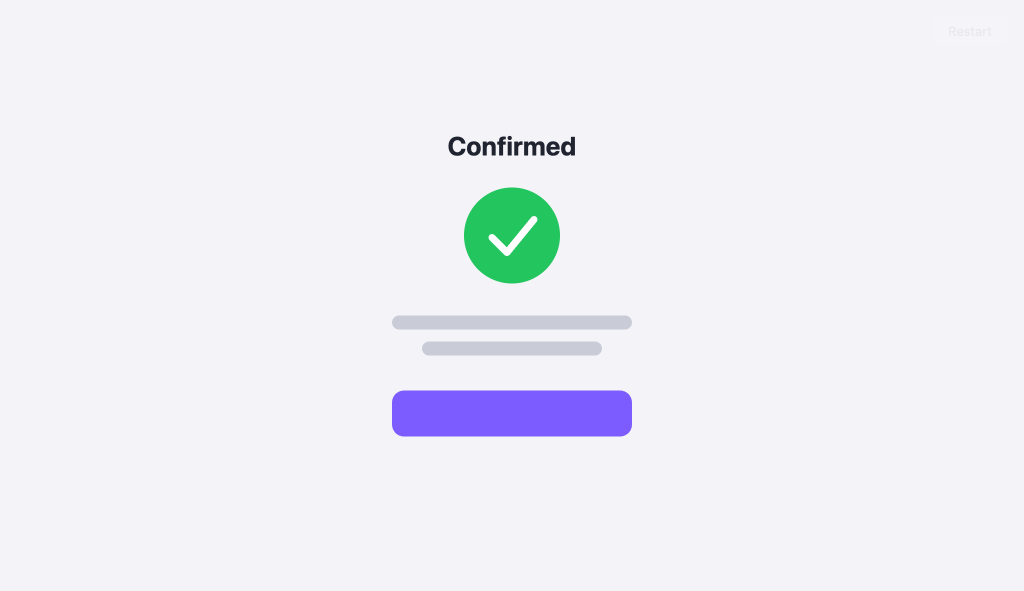
#> input picture watcher-model/data/realtrain/rt1_booking_loaded.png, 2048 x 1182 px (shown at 1/2 size); its folder holds only this picture in this run
$ python make_dataset.py
#> lines starting #> are read from the running program, lines starting #| are printed output that depends on the picture
### watcher-model/render.py
"""
render.py — synthetic renderer for 5 website types, each in a LOADING and a
LOADED (ready) state, drawn with PIL. This is the training-data source of truth
for the tiny watcher model.

Design note: real apps tend to show loading on a dark/desaturated screen and
content on a light one, but we DON'T want the model to become a mere brightness
detector. So background lightness is randomized INDEPENDENTLY of the phase
(50/50 light vs dark for both classes) and neutral colors adapt for contrast.
That forces the model to learn structure — spinner/skeleton/progress/dots vs
check/chart/play/product — which is the signal that actually generalizes to
real screenshots.

Each render is a square RGB image. Label convention: 0 = loading, 1 = ready.
"""

import math
import numpy as np
from PIL import Image, ImageDraw

SITES = ["booking", "feed", "dashboard", "video", "shop"]
S = 256  # render size (square); downscaled later for the model


def _rrect(d, box, r, fill):
    d.rounded_rectangle(box, radius=r, fill=fill)


def _jit(rng, v, amt):
    return v + rng.uniform(-amt, amt)


def _bg(d, rng, light):
    if light:
        base = rng.randint(232, 246)
        top = (base, base, min(255, base + rng.randint(2, 8)))
        bot = (base - rng.randint(2, 10), base - rng.randint(0, 6), base)
    else:
        base = rng.randint(16, 34)
        top = (base, base, base + rng.randint(6, 20))
        bot = (base + rng.randint(4, 16), base, base + rng.randint(10, 30))
    for y in range(S):
        t = y / S
        c = tuple(int(top[i] * (1 - t) + bot[i] * t) for i in range(3))
        d.line([(0, y), (S, y)], fill=c)


def _ink(rng, light):
    # Text/foreground bar color that contrasts with the background.
    return (rng.randint(28, 55),) * 3 if light else (rng.randint(150, 195),) * 3


def _placeholder(rng, light):
    # Skeleton/shimmer block color: a neutral gray offset from the bg.
    return (rng.randint(198, 214),) * 3 if light else (rng.randint(60, 82),) * 3


def _bars(d, x, y, n, wmax, color, rng, gap=16):
    for i in range(n):
        w = int(rng.uniform(0.4, 1.0) * wmax)
        _rrect(d, [x, y + i * gap, x + w, y + i * gap + 8], 4, color)


def _shimmer(img, rng):
    band = Image.new("RGBA", (S, S), (0, 0, 0, 0))
    bd = ImageDraw.Draw(band)
    off = rng.uniform(-S * 0.3, S * 0.9)
    w = rng.uniform(28, 55)
    bd.polygon([(off, 0), (off + w, 0), (off + w + S, S), (off + S, S)],
               fill=(255, 255, 255, 45))
    img.alpha_composite(band)


# ----------------------------------------------------------------------------
# Per-site renderers: (img, draw, rng, loading, light)
# ----------------------------------------------------------------------------

def _booking(img, d, rng, loading, light):
    cx, cy = S / 2, S / 2 - 10
    if loading:
        r = _jit(rng, 34, 4)
        a0 = rng.uniform(0, 360)
        track = (200, 203, 212) if light else (60, 60, 80)
        d.arc([cx - r, cy - r, cx + r, cy + r], 0, 360, fill=track, width=5)
        d.arc([cx - r, cy - r, cx + r, cy + r], a0, a0 + 90, fill=(129, 140, 248), width=5)
        _bars(d, cx - 60, cy + 60, 1, 120, _placeholder(rng, light), rng)
    else:
        r = 30
        d.ellipse([cx - r, cy - r - 20, cx + r, cy + r - 20], fill=(76, 195, 108))
        d.line([(cx - 14, cy - 20), (cx - 3, cy - 8), (cx + 16, cy - 34)], fill="white", width=6, joint="curve")
        _bars(d, cx - 70, cy + 30, 2, 140, _placeholder(rng, light), rng)
        _rrect(d, [cx - 65, cy + 75, cx + 65, cy + 100], 10, (124, 108, 246))


def _feed(img, d, rng, loading, light):
    x = S * 0.18
    if loading:
        g = _placeholder(rng, light)
        d.ellipse([x, 50, x + 34, 84], fill=g)
        _bars(d, x + 46, 54, 2, 120, g, rng)
        _rrect(d, [x, 100, S - x, 175], 10, g)
        _bars(d, x, 190, 2, 150, g, rng)
    else:
        col = tuple(int(c) for c in rng.randint(80, 220, 3))
        d.ellipse([x, 50, x + 34, 84], fill=col)
        _bars(d, x + 46, 54, 2, 120, _ink(rng, light), rng)
        img2 = tuple(int(c) for c in rng.randint(40, 210, 3))
        _rrect(d, [x, 100, S - x, 175], 10, img2)
        _bars(d, x, 190, 3, 150, _ink(rng, light), rng)


def _dashboard(img, d, rng, loading, light):
    if loading:
        y = S / 2
        track = (210, 213, 220) if light else (43, 45, 52)
        _rrect(d, [40, y - 6, S - 40, y + 6], 6, track)
        frac = rng.uniform(0.15, 0.9)
        _rrect(d, [40, y - 6, 40 + (S - 80) * frac, y + 6], 6, (59, 130, 246))
        _bars(d, 40, y + 26, 1, 120, _placeholder(rng, light), rng)
    else:
        base = S - 60
        n = rng.randint(5, 7)
        bw = (S - 100) / n
        for i in range(n):
            h = rng.uniform(30, 130)
            col = tuple(int(c) for c in rng.randint(80, 230, 3))
            _rrect(d, [50 + i * bw, base - h, 50 + i * bw + bw * 0.6, base], 4, col)
        _bars(d, 50, 40, 2, 110, _ink(rng, light), rng)


def _video(img, d, rng, loading, light):
    # Player pane (always dark, like a real video surface) sits in the upper
    # area; playback controls live BELOW it on the page background.
    pane_bottom = 170
    _rrect(d, [34, 44, S - 34, pane_bottom], 12, (12, 12, 18))
    cx = S / 2
    cy = (44 + pane_bottom) / 2
    if loading:
        ph = rng.uniform(0, math.pi * 2)
        sp = rng.uniform(20, 30)
        for i in range(3):
            rr = (6 + 4 * math.sin(ph + i * 1.1)) * rng.uniform(0.8, 1.2)
            xx = cx - sp + i * sp
            d.ellipse([xx - rr, cy - rr, xx + rr, cy + rr], fill=(200, 200, 220))
    else:
        # Play triangle in the pane + a scrubber/time bar BELOW it: the timeline
        # is the cue that separates "playing/ready" from "buffering". The
        # triangle size and scrubber length vary so the model doesn't assume a
        # fixed triangle-to-pane ratio (real players use small controls).
        tf = rng.uniform(0.5, 1.1)
        d.polygon([(cx - 18 * tf, cy - 24 * tf), (cx - 18 * tf, cy + 24 * tf), (cx + 26 * tf, cy)], fill="white")
        ty = pane_bottom + rng.uniform(18, 34)
        rightx = S - 40 - rng.uniform(0, 90)   # scrubber may span full or partial width
        _rrect(d, [40, ty - 4, rightx, ty + 4], 4, (176, 180, 190) if light else (90, 92, 104))
        kx = 40 + (rightx - 40) * rng.uniform(0.1, 0.6)
        _rrect(d, [40, ty - 4, kx, ty + 4], 4, (239, 90, 90))
        d.ellipse([kx - 7, ty - 7, kx + 7, ty + 7], fill=(239, 90, 90))
        _bars(d, 40, ty + 22, 1, 70, _ink(rng, light), rng)


def _shop(img, d, rng, loading, light):
    if loading:
        g = _placeholder(rng, light)
        _rrect(d, [40, 45, 150, 155], 10, g)
        _bars(d, 165, 55, 4, 60, g, rng)
        _rrect(d, [40, 175, S - 40, 205], 10, g)
    else:
        prod = tuple(int(c) for c in rng.randint(90, 235, 3))
        _rrect(d, [40, 45, 150, 155], 10, prod)
        _bars(d, 165, 60, 2, 70, _ink(rng, light), rng)
        d.text((165, 108), "$" + str(rng.randint(9, 99)), fill=(30, 30, 40) if light else (230, 230, 240))
        _rrect(d, [40, 180, S - 40, 210], 10, (46, 180, 110))


_RENDER = {
    "booking": _booking, "feed": _feed, "dashboard": _dashboard,
    "video": _video, "shop": _shop,
}


def render(site, loading, rng):
    """Return a PIL RGB image (S x S) for the given site and phase.

    The site content is drawn on a transparent overlay, then scaled to a random
    fraction of the frame and placed near center over a full-frame background.
    This mimics real screenshots, where the app's content occupies only a
    centered sub-region of the whole viewport, and teaches the model to be
    scale-invariant instead of assuming content fills the frame.
    """
    light = rng.rand() < 0.5   # background lightness is independent of phase
    img = Image.new("RGB", (S, S))
    _bg(ImageDraw.Draw(img), rng, light)

    overlay = Image.new("RGBA", (S, S), (0, 0, 0, 0))
    od = ImageDraw.Draw(overlay)
    _RENDER[site](overlay, od, rng, loading, light)
    if loading and site in ("feed", "shop"):
        _shimmer(overlay, rng)

    sc = rng.uniform(0.5, 0.95)
    ns = max(8, int(S * sc))
    ov = overlay.resize((ns, ns), Image.BILINEAR)
    slack = S - ns
    ox = int(slack / 2 + rng.uniform(-0.18, 0.18) * slack)
    oy = int(slack / 2 + rng.uniform(-0.18, 0.18) * slack)
    base = img.convert("RGBA")
    base.alpha_composite(ov, (max(0, min(slack, ox)), max(0, min(slack, oy))))

    arr = np.asarray(base.convert("RGB")).astype(np.float32)
    arr += rng.normal(0, 3, arr.shape)
    return Image.fromarray(np.clip(arr, 0, 255).astype(np.uint8), "RGB")


# [9 lines that do not run on import are left out]

### watcher-model/make_dataset.py
"""
make_dataset.py — build the training set for the watcher model.

Two sources are combined:
  1. SYNTHETIC  — render.py draws unlimited randomized variants of the 5 sites.
                  Gives volume and pose/scale/color variety.
  2. REAL       — actual browser screenshots captured from the running sites
                  (data/realtrain/*.png), each expanded with heavy augmentation
                  (random square crop/scale, jitter, brightness/contrast, noise,
                  small rotation). This is what closes the synthetic->real gap.

The held-out real frames in data/real/ are NOT used here — they are the test set.

Writes data/dataset.npz with X (N,48,48,3) float32, y (0=loading,1=ready), sites.
Usage: python3 make_dataset.py [synthetic_per_class_per_site] [aug_per_real_frame]
"""

import sys
import glob
import os
import numpy as np
from PIL import Image
from render import render, SITES

IMG = 64  # model input size


def build_synth(per, rng):
#> called with per = 200
    X, y, sid = [], [], []
    for si, site in enumerate(SITES):
        for loading in (True, False):
            for _ in range(per):
                im = render(site, loading, rng).resize((IMG, IMG))
                X.append(np.asarray(im, dtype=np.float32) / 255.0)
                y.append(0 if loading else 1)
                sid.append(si)
#> this loop made 5 passes
#> pass 1, in render, `ov = overlay.resize((ns, ns), Image.BILINEAR)`:
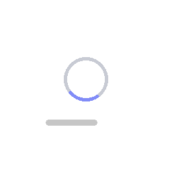
#> ov: PIL image 172x172 RGBA; mean R, G, B, A 6.4, 6.5, 7.2, 6.3; transparent parts drawn white
#> pass 1, in render, `base = img.convert("RGBA")`:
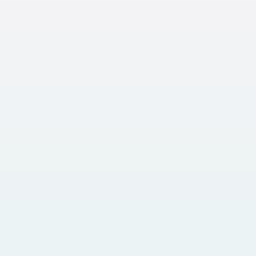
#> base: PIL image 256x256 RGBA; mean R, G, B, A 239, 243, 244.5, 255
    return X, y, sid


def aug_real_frame(im, n, rng):
    """Yield n augmented IMGxIMG views of one large real screenshot.

    The content is zoomed BOTH in (crop) and out (pad with the page's own
    background colour), so the model sees the app occupying anywhere from ~50%
    to >100% of the frame — real screenshots vary a lot in how much margin
    surrounds the content depending on window size.
    """
    W, H = im.size
    m = min(W, H)
    base = im.crop(((W - m) // 2, (H - m) // 2, (W - m) // 2 + m, (H - m) // 2 + m))
    corner = np.asarray(im)[:8, :8].reshape(-1, 3).mean(0)   # background colour
    out = []
    for _ in range(n):
        z = rng.uniform(0.5, 1.2)
        cs = max(8, int(IMG * z))
        b = base.resize((cs, cs))
        bg = tuple(int(np.clip(c + rng.normal(0, 4), 0, 255)) for c in corner)
        if cs <= IMG:                       # zoom out: content smaller, pad with bg
            canvas = Image.new("RGB", (IMG, IMG), bg)
            canvas.paste(b, (rng.randint(0, IMG - cs + 1), rng.randint(0, IMG - cs + 1)))
            c = canvas
        else:                               # zoom in: content larger, crop
            ox, oy = rng.randint(0, cs - IMG + 1), rng.randint(0, cs - IMG + 1)
            c = b.crop((ox, oy, ox + IMG, oy + IMG))
        if rng.rand() < 0.4:
            c = c.rotate(rng.uniform(-6, 6), fillcolor=bg)
        a = np.asarray(c, dtype=np.float32)
        a *= rng.uniform(0.8, 1.2)                     # brightness
        a = (a - 128) * rng.uniform(0.85, 1.15) + 128  # contrast
        a += rng.normal(0, 4, a.shape)                 # noise
        out.append(np.clip(a, 0, 255) / 255.0)
    return out


def build_real(n, rng):
#> called with n = 200
    X, y, sid = [], [], []
    files = sorted(glob.glob("data/realtrain/*.png"))
    for f in files:
        name = os.path.basename(f)
        label = 1 if "loaded" in name else 0
        site = next((i for i, s in enumerate(SITES) if s in name), -1)
        im = Image.open(f).convert("RGB")
        for a in aug_real_frame(im, n, rng):
#> in aug_real_frame, `base = im.crop(((W - m) // 2, (H - m) // 2, (W - m) // 2 + m, (H - m) ..`:
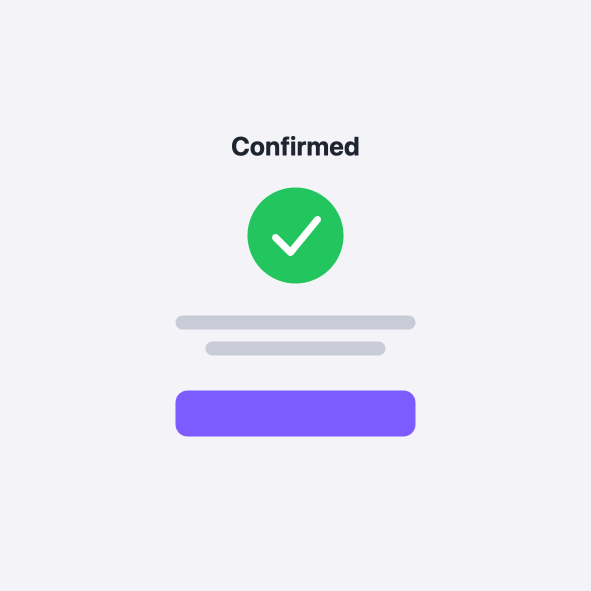
#> base: PIL image 1182x1182 RGB (shown at 1/2 size); mean R, G, B 234.8, 237, 244
            X.append(a); y.append(label); sid.append(site)
    return X, y, sid, len(files)


if __name__ == "__main__":
    per = int(sys.argv[1]) if len(sys.argv) > 1 else 200
    naug = int(sys.argv[2]) if len(sys.argv) > 2 else 200
    rng = np.random.RandomState(1)

    Xs, ys, ss = build_synth(per, rng)
    Xr, yr, sr, nfiles = build_real(naug, rng)

    X = np.stack(Xs + Xr)
    y = np.array(ys + yr, dtype=np.int64)
    sid = np.array(ss + sr, dtype=np.int64)
    p = rng.permutation(len(y))
    X, y, sid = X[p], y[p], sid[p]

    np.savez_compressed("data/dataset.npz", X=X, y=y, sites=sid)
    print(f"dataset: {len(y)} samples  (synthetic={len(ys)}, real={len(yr)} from {nfiles} frames x {naug} aug)")
#| dataset: 2200 samples  (synthetic=2000, real=200 from 1 frames x 200 aug)
    print(f"  loading={int((y==0).sum())}  ready={int((y==1).sum())}  shape={X.shape}")
#|   loading=1000  ready=1200  shape=(2200, 64, 64, 3)
